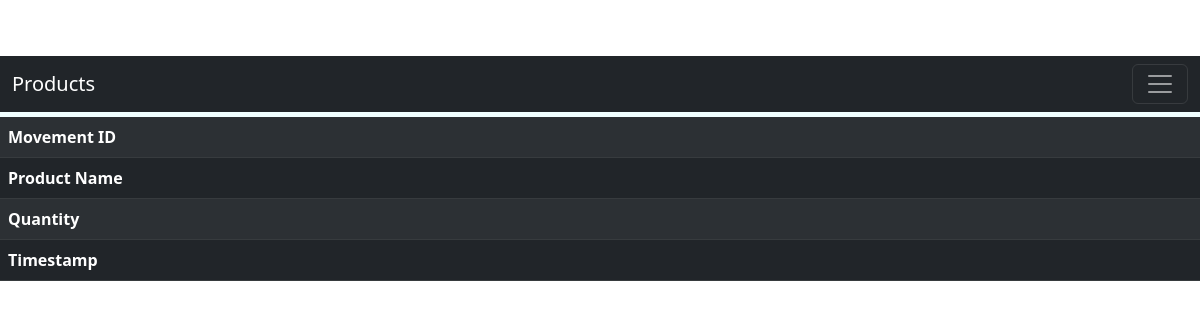
Page /view_product_movement/shoe Transport on the earlier database version.
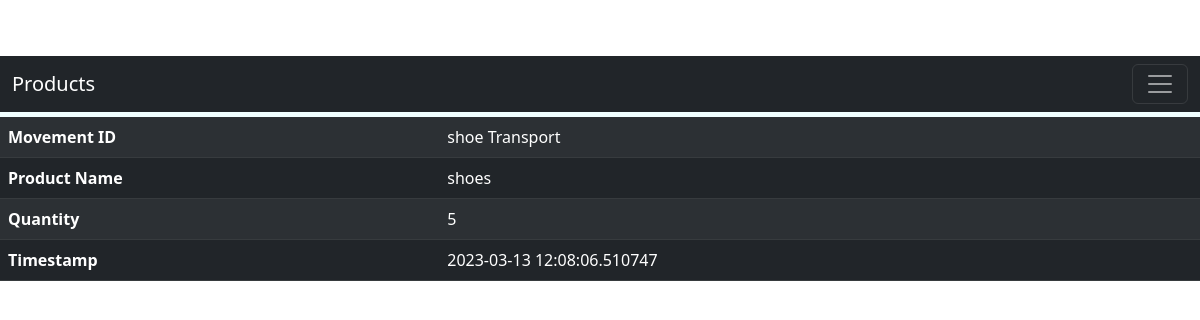
Same page on the later database version.
### models.py (models this page shows, shortened)
class ProductMovement(db.Model):
    __tablename__ = 'productMovement'
    movement_id = db.Column(db.String(50), primary_key=True)
    timestamp = db.Column(db.DateTime, nullable=False,default=datetime.datetime.now())
    from_location = db.Column(db.String(50), db.ForeignKey('location.location_id'))
    to_location = db.Column(db.String(50), db.ForeignKey('location.location_id'))
    product_id = db.Column(db.String(50), db.ForeignKey('product.product_id'))
    qty = db.Column(db.Integer, nullable=False)

### App.py (the view)
@app.route('/view_product_movement/<movement_id>')
def view_product_movement(movement_id):
    product_movement = ProductMovement.query.filter_by(movement_id=movement_id).first()
    return render_template('view_product_movement.html', product_movement=product_movement)

### templates/view_product_movement.html (shortened to what this page needs)
{% include "index.html" %}
<!DOCTYPE html>
<html>
<head>
</head>
<body>
	<table class="table table-dark table-striped">
		<tr>
			<th>Movement ID</th>
			<td>{{ product_movement.movement_id }}</td>
		</tr>
		<tr>
			<th>Product Name</th>
			<td>{{ product_movement.product_id }}</td>
		</tr>
		<tr>
			<th>Quantity</th>
			<td>{{ product_movement.qty }}</td>
		</tr>
		<tr>
			<th>Timestamp</th>
			<td>{{ product_movement.timestamp }}</td>
		</tr>
	</table>
</body>
</html>

Differences in the rows shown:
added ProductMovement: movement_id "shoe Transport", product_id "shoes", qty "5", timestamp "2023-03-13 12:08:06.510747"
